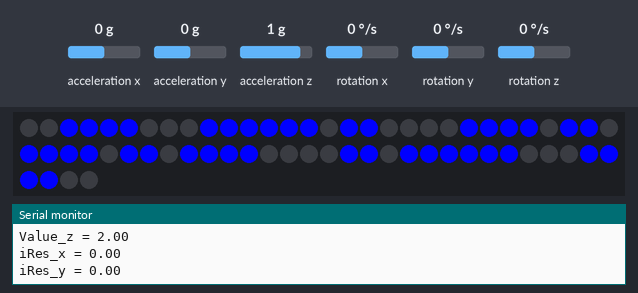
Simulated run of this sketch. Board: Arduino Uno, built with avr-gcc and run on an emulated ATmega328P. Shown: 64 RGB LEDs in strip order, left to right, continuing on the next row, the last lines printed to the serial monitor. Wiring (inferred from the names in the program): MPU-6050 motion sensor at I2C address 0x68. Inputs (shaded band) come from the test bench; at power-on: acceleration x 0 g, acceleration y 0 g, acceleration z 1 g, rotation x 0 °/s, rotation y 0 °/s, rotation z 0 °/s. Colours are those a GRB WS2812 strip shows for the declared byte order.

Above: at 0.8 s.
2.5 s: acceleration x set to -1.4 g
At 4.2 s:
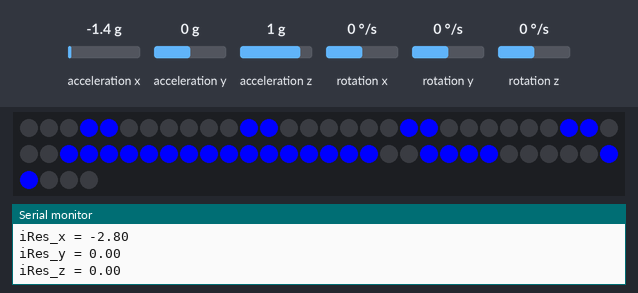
6.1 s: acceleration y set to -1.4 g
At 7.4 s:
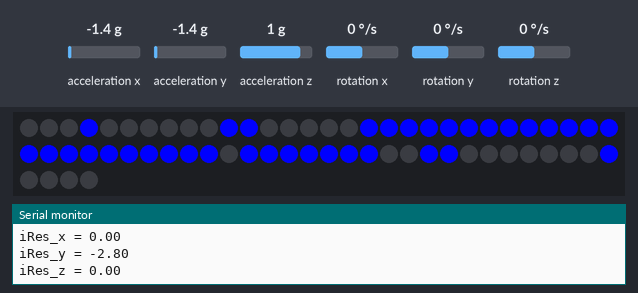
9.3 s: acceleration z set to -1.4 g
At 10.8 s:
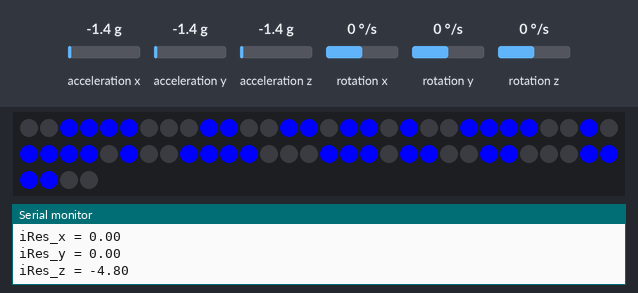
12.4 s: acceleration x set to -0.8 g
At 14.0 s:
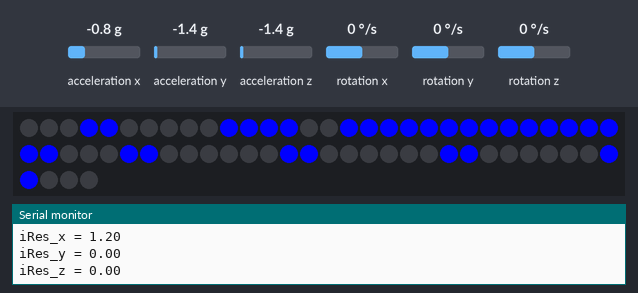
15.6 s: acceleration y set to -0.8 g
At 17.1 s:
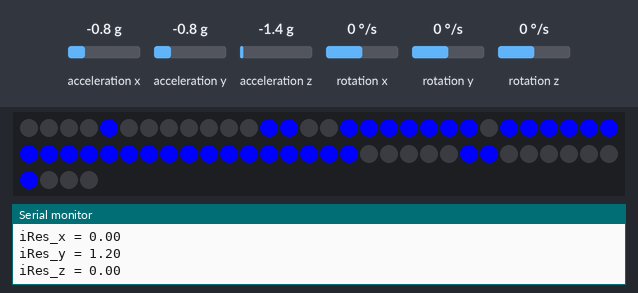
Timing chart, 0 to 18.6 s (numbered marks = the images above; inputs shaded):
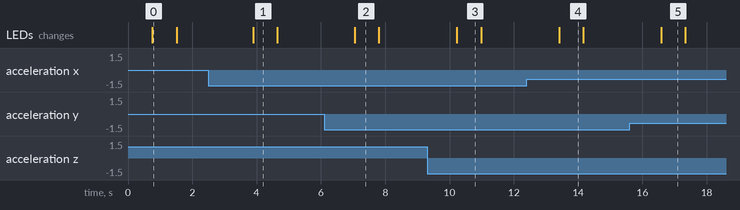

Measured:
- after the input at 2.5 s, the LEDs: change after 1.4 s (image 1)
- after the input at 6.1 s, the LEDs: change after 0.95 s (image 2)
- after the input at 9.3 s, the LEDs: change after 0.93 s (image 3)
- after the input at 12.4 s, the LEDs: change after 1.0 s (image 4)
- after the input at 15.6 s, the LEDs: change after 0.99 s (image 5)
- what the display in image 0 shows lasts 0.7 s, from 0.8 s to 1.5 s

The sketch:

dice.ino
```cpp
#include <FastLED.h>
#include <stdio.h>
#include <Wire.h>

#define NUM_LEDS 64
#define LED_PIN 3
#define MPU_ADDR 0x68
#define ACC_RANGE 8   // depends on how many G's its configured, since this one is +-4G => 8


const int matrix_calibration[64]  = {0,0,0,0,0,0,0,0, 0,1,1,1,1,1,1,0, 0,1,0,0,0,0,0,0, 0,1,0,0,0,0,0,0, 0,1,0,0,0,0,0,0, 0,1,0,0,0,0,0,0, 0,1,1,1,1,1,1,0, 0,0,0,0,0,0,0,0};
const int careful[64]             = {0,0,0,1,1,0,0,0, 0,0,0,1,1,0,0,0, 0,0,0,1,1,0,0,0, 0,0,0,1,1,0,0,0, 0,0,0,1,1,0,0,0, 0,0,0,0,0,0,0,0, 0,0,0,1,1,0,0,0, 0,0,0,1,1,0,0,0};

// Matrix code used for DICE
/*
const int matrix_one[64]          = {0,0,0,0,0,0,0,0, 0,0,0,0,0,0,0,0, 0,0,0,0,0,0,0,0, 0,0,0,1,1,0,0,0, 0,0,0,1,1,0,0,0, 0,0,0,0,0,0,0,0, 0,0,0,0,0,0,0,0, 0,0,0,0,0,0,0,0};
const int matrix_two[64]          = {1,1,0,0,0,0,0,0, 1,1,0,0,0,0,0,0, 0,0,0,0,0,0,0,0, 0,0,0,0,0,0,0,0, 0,0,0,0,0,0,0,0, 0,0,0,0,0,0,0,0, 0,0,0,0,0,0,1,1, 0,0,0,0,0,0,1,1};
const int matrix_three[64]        = {1,1,0,0,0,0,0,0, 1,1,0,0,0,0,0,0, 0,0,0,0,0,0,0,0, 0,0,0,1,1,0,0,0, 0,0,0,1,1,0,0,0, 0,0,0,0,0,0,0,0, 0,0,0,0,0,0,1,1, 0,0,0,0,0,0,1,1};
const int matrix_four[64]         = {1,1,0,0,0,0,1,1, 1,1,0,0,0,0,1,1, 0,0,0,0,0,0,0,0, 0,0,0,0,0,0,0,0, 0,0,0,0,0,0,0,0, 0,0,0,0,0,0,0,0, 1,1,0,0,0,0,1,1, 1,1,0,0,0,0,1,1};
const int matrix_five[64]         = {1,1,0,0,0,0,1,1, 1,1,0,0,0,0,1,1, 0,0,0,0,0,0,0,0, 0,0,0,1,1,0,0,0, 0,0,0,1,1,0,0,0, 0,0,0,0,0,0,0,0, 1,1,0,0,0,0,1,1, 1,1,0,0,0,0,1,1};
const int matrix_six[64]          = {1,1,0,0,0,0,1,1, 1,1,0,0,0,0,1,1, 0,0,0,0,0,0,0,0, 1,1,0,0,0,0,1,1, 1,1,0,0,0,0,1,1, 0,0,0,0,0,0,0,0, 1,1,0,0,0,0,1,1, 1,1,0,0,0,0,1,1};
*/

// Matrix code used for direction X, Y you can add another 8x8 WS board on the side for Z axis
const int matrix_y_minus[64]       = {0,0,0,1,0,0,0,0, 0,0,1,1,0,0,0,0, 0,1,1,1,1,1,1,1, 1,1,1,1,1,1,1,1, 1,1,1,1,1,1,1,1, 0,1,1,1,1,1,1,1, 0,0,1,1,0,0,0,0, 0,0,0,1,0,0,0,0};
const int matrix_y_plus[64]        = {0,0,0,0,1,0,0,0, 0,0,0,0,1,1,0,0, 1,1,1,1,1,1,1,0, 1,1,1,1,1,1,1,1, 1,1,1,1,1,1,1,1, 1,1,1,1,1,1,1,0, 0,0,0,0,1,1,0,0, 0,0,0,0,1,0,0,0};
const int matrix_x_plus[64]        = {0,0,0,1,1,0,0,0, 0,0,1,1,1,1,0,0, 1,1,1,1,1,1,1,1, 1,1,1,1,1,1,1,1, 0,0,0,1,1,0,0,0, 0,0,0,1,1,0,0,0, 0,0,0,1,1,0,0,0, 0,0,0,1,1,0,0,0};
const int matrix_x_minus[64]       = {0,0,0,1,1,0,0,0, 0,0,0,1,1,0,0,0, 0,0,0,1,1,0,0,0, 0,0,0,1,1,0,0,0, 1,1,1,1,1,1,1,1, 1,1,1,1,1,1,1,1, 0,0,1,1,1,1,0,0, 0,0,0,1,1,0,0,0};
const int matrix_z_plus[64]        = {0,0,1,1,1,1,0,0, 0,1,1,1,1,1,1,0, 1,1,0,0,0,0,1,1, 1,1,0,1,1,0,1,1, 1,1,0,1,1,0,1,1, 1,1,0,0,0,0,1,1, 0,1,1,1,1,1,1,0, 0,0,1,1,1,1,0,0};
const int matrix_z_minus[64]       = {0,0,1,1,1,1,0,0, 0,1,1,0,0,1,1,0, 1,1,0,1,0,0,1,1, 1,1,0,0,1,0,1,1, 1,1,0,1,0,0,1,1, 1,1,0,0,0,1,1,1, 0,1,1,0,0,1,1,0, 0,0,1,1,1,1,0,0};

uint16_t gyro_output[3];
uint16_t acc_output[3];
uint16_t gyro_offset[3];
uint16_t acc_offset[3];
uint16_t gyro_temp_value[3][1000];
uint16_t acc_temp_value[3][1000];
uint16_t gyro_x, gyro_y, gyro_z;
uint16_t accel_x, accel_y, accel_z, temperature;
double old_accel_x, old_accel_y, old_accel_z;
const double acc_value_change = 0.12207217517;    // ACC_RANGE * 1000 / 65535

char tmp_str[7];

void apply_corrections(void);       // apply corrections from offsets
void find_position(void);           // find moving position and turn on leds

// FOR DICE
// void generate_number(void);

CRGB leds[NUM_LEDS];

void setup() {
  // put your setup code here, to run once:
  Serial.begin(9600);
  FastLED.addLeds<WS2812, LED_PIN>(leds, NUM_LEDS);
   Wire.begin(MPU_ADDR);                    // Set address of I2C MPU
  // Wake up MPU6050
  Wire.beginTransmission(MPU_ADDR);
  Wire.write(0x6B);
  Wire.write(0);
  Wire.endTransmission();

  setup_gyro();
  setup_acc();
}

void loop() {
double iRes_x, iRes_y, iRes_z;
double value_x, value_y, value_z;
  // put your main code here, to run repeatedly:
  read_data();
  value_x = calculate_g(accel_x);
  value_y = calculate_g(accel_y);
  value_z = calculate_g(accel_z);

  Serial.print("Value_x = ");
  Serial.println(value_x);
  Serial.print("Value_y = ");
  Serial.println(value_y);
  Serial.print("Value_z = ");
  Serial.println(value_z);

  iRes_x = value_x - old_accel_x;
  iRes_y = value_y - old_accel_y;
  iRes_z = value_z - old_accel_z;

  Serial.print("iRes_x = ");
  Serial.println(iRes_x);
  Serial.print("iRes_y = ");
  Serial.println(iRes_y);
  Serial.print("iRes_z = ");
  Serial.println(iRes_z);

  if (iRes_x > 0.05){
    turn_leds(matrix_x_plus);
    Serial.println("Matrix_x_plus");
  }
  else if (iRes_x < -0.05){
    turn_leds(matrix_x_minus);
    Serial.println("Matrix_x_minus");
  }

  if (iRes_y > 0.05){
    turn_leds(matrix_y_plus);
    Serial.println("Matrix_y_plus");
  }
  else if (iRes_y < -0.05){
    turn_leds(matrix_y_minus);
    Serial.println("Matrix_y_minus");
  }

  if (iRes_z > 0.05){
    turn_leds(matrix_z_plus);
    Serial.println("Matrix_z_plus");
  }
  else if (iRes_z < -0.05){
    turn_leds(matrix_z_minus);
    Serial.println("Matrix_z_minus");
  }

  old_accel_x = value_x;
  old_accel_y = value_y;
  old_accel_z = value_z;

}

void turn_leds(int *arr){
CRGB colour;
  if (arr == NULL){
    Serial.println("Careful");
    arr = careful;
    colour = CRGB::Red;
  }
  else{
    colour = CRGB::Blue;
  }

  for(int i = 0; i < NUM_LEDS; i++){
    leds[i] = arr[i] ? colour : CRGB::Black;
  }
  FastLED.show();
  delay(750);
  FastLED.clear();
  FastLED.show();
  delay(100);
}

char* convert_int16_to_str(int16_t i) { // converts int16 to string. Moreover, resulting strings will have the same length in the debug monitor.
  sprintf(tmp_str, "%6d", i);
  return tmp_str;
}

void read_data(void){
  Wire.beginTransmission(MPU_ADDR);
  Wire.write(0x3B); // starting with register 0x3B (ACCEL_XOUT_H) [MPU-6000 and MPU-6050 Register Map and Descriptions Revision 4.2, p.40]
  Wire.endTransmission(false); // the parameter indicates that the Arduino will send a restart. As a result, the connection is kept active.
  Wire.requestFrom(MPU_ADDR, 7*2, true); // request a total of 7*2=14 registers

  // "Wire.read()<<8 | Wire.read();" means two registers are read and stored in the same variable
  accel_x = Wire.read()<<8 | Wire.read(); // reading registers: 0x3B (ACCEL_XOUT_H) and 0x3C (ACCEL_XOUT_L)
  accel_y = Wire.read()<<8 | Wire.read(); // reading registers: 0x3D (ACCEL_YOUT_H) and 0x3E (ACCEL_YOUT_L)
  accel_z = Wire.read()<<8 | Wire.read(); // reading registers: 0x3F (ACCEL_ZOUT_H) and 0x40 (ACCEL_ZOUT_L)
  temperature = Wire.read()<<8 | Wire.read(); // reading registers: 0x41 (TEMP_OUT_H) and 0x42 (TEMP_OUT_L)
  gyro_x = Wire.read()<<8 | Wire.read(); // reading registers: 0x43 (GYRO_XOUT_H) and 0x44 (GYRO_XOUT_L)
  gyro_y = Wire.read()<<8 | Wire.read(); // reading registers: 0x45 (GYRO_YOUT_H) and 0x46 (GYRO_YOUT_L)
  gyro_z = Wire.read()<<8 | Wire.read(); // reading registers: 0x47 (GYRO_ZOUT_H) and 0x48 (GYRO_ZOUT_L)

  /* Just for DEBUG
  Serial.print("aX = "); Serial.print(convert_int16_to_str(accel_x));
  Serial.print(" | aY = "); Serial.print(convert_int16_to_str(accel_y));
  Serial.print(" | aZ = "); Serial.print(convert_int16_to_str(accel_z));
  // the following equation was taken from the documentation [MPU-6000/MPU-6050 Register Map and Description, p.30]
  Serial.print(" | tmp = "); Serial.print(temperature/340.00+36.53);
  Serial.print(" | gX = "); Serial.print(convert_int16_to_str(gyro_x));
  Serial.print(" | gY = "); Serial.print(convert_int16_to_str(gyro_y));
  Serial.print(" | gZ = "); Serial.print(convert_int16_to_str(gyro_z));
  Serial.println();*/
  delay(500);
}

void calibrate_offsets(void){
  long long int sum_gyro_x, sum_gyro_y, sum_gyro_z;
  long long int sum_accel_x, sum_accel_y, sum_accel_z;

  for(int i = 0; i < 1000; i++){
    sum_gyro_x += gyro_temp_value[0][i];
  }
  gyro_offset[0] = sum_gyro_x / 1000;

  for(int i = 0; i < 1000; i++){
    sum_gyro_y += gyro_temp_value[1][i];
  }
  gyro_offset[1] = sum_gyro_y / 1000;

  for(int i = 0; i < 1000; i++){
    sum_gyro_z += gyro_temp_value[2][i];
  }
  gyro_offset[2] = sum_gyro_z / 1000;

  for (int i = 0; i < 1000; i++){
    sum_accel_x += acc_temp_value[0][i];
  }
  acc_offset[0] = sum_accel_x / 1000;

  for (int i = 0; i < 1000; i++){
    sum_accel_y += acc_temp_value[1][i];
  }
  acc_offset[1] = sum_accel_y / 1000;

  for (int i = 0; i < 1000; i++){
    sum_accel_z += acc_temp_value[2][i];
  }
  acc_offset[2] = sum_accel_z / 1000;
}

void setup_gyro(void){
  // setup gyro full scale range to 250 degrees per second
  Wire.beginTransmission(MPU_ADDR);
  Wire.write(0x1B);
  Wire.write(0x00);     // LSB is 131
  Wire.endTransmission();

  // Setup gyro digital low pass filtr
  Wire.beginTransmission(MPU_ADDR);
  Wire.write(0x1A);
  Wire.write(0x03);
  Wire.endTransmission();
}

void setup_acc(void){
  // setup accelerometer full scale range
  Wire.beginTransmission(MPU_ADDR);
  Wire.write(0x1C);
  Wire.write(0x01);
  Wire.endTransmission();
}

double calculate_g(int sens_value){
  double result = ((double)sens_value * acc_value_change) / 1000;
  Serial.print("Into Calculate_g, value of sensor:");
  Serial.println(sens_value);
  Serial.print("Value change: ");
  Serial.println(acc_value_change);
  Serial.print("Result: ");
  Serial.println(result);
  return result;
}
```
